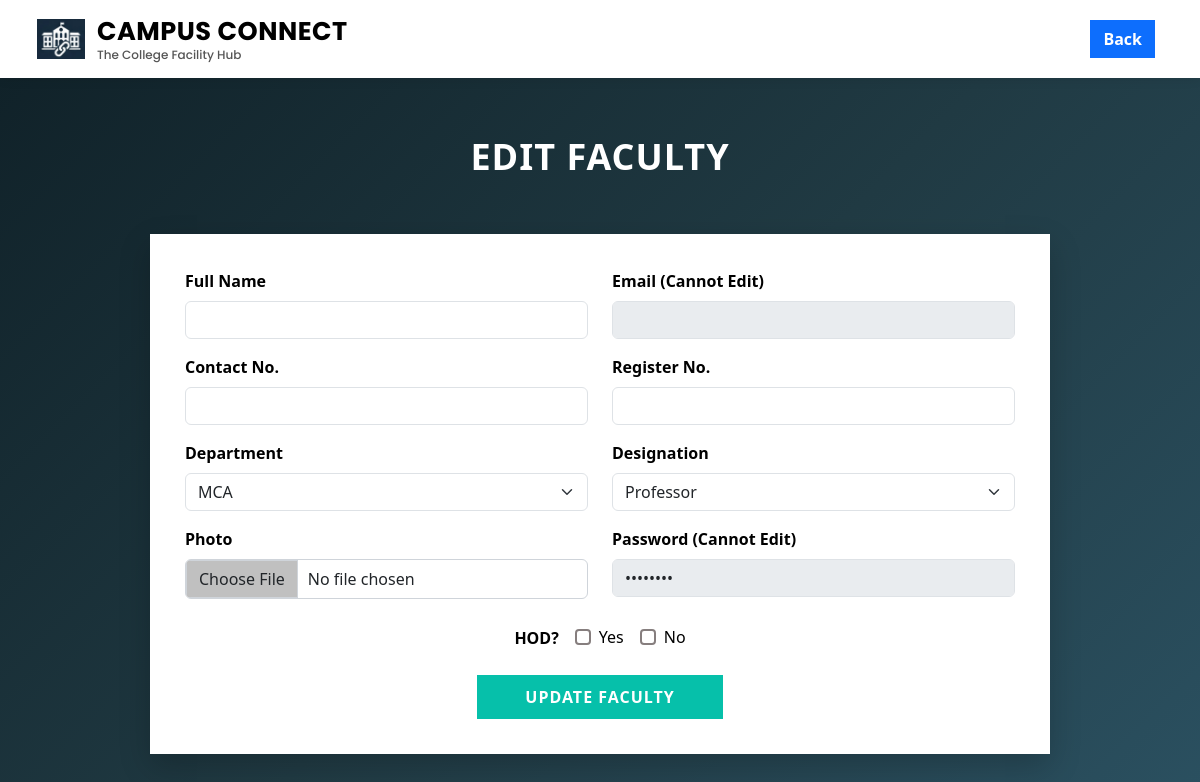
Page /admin/edit_faculty/36 (signed in) on the earlier database version.
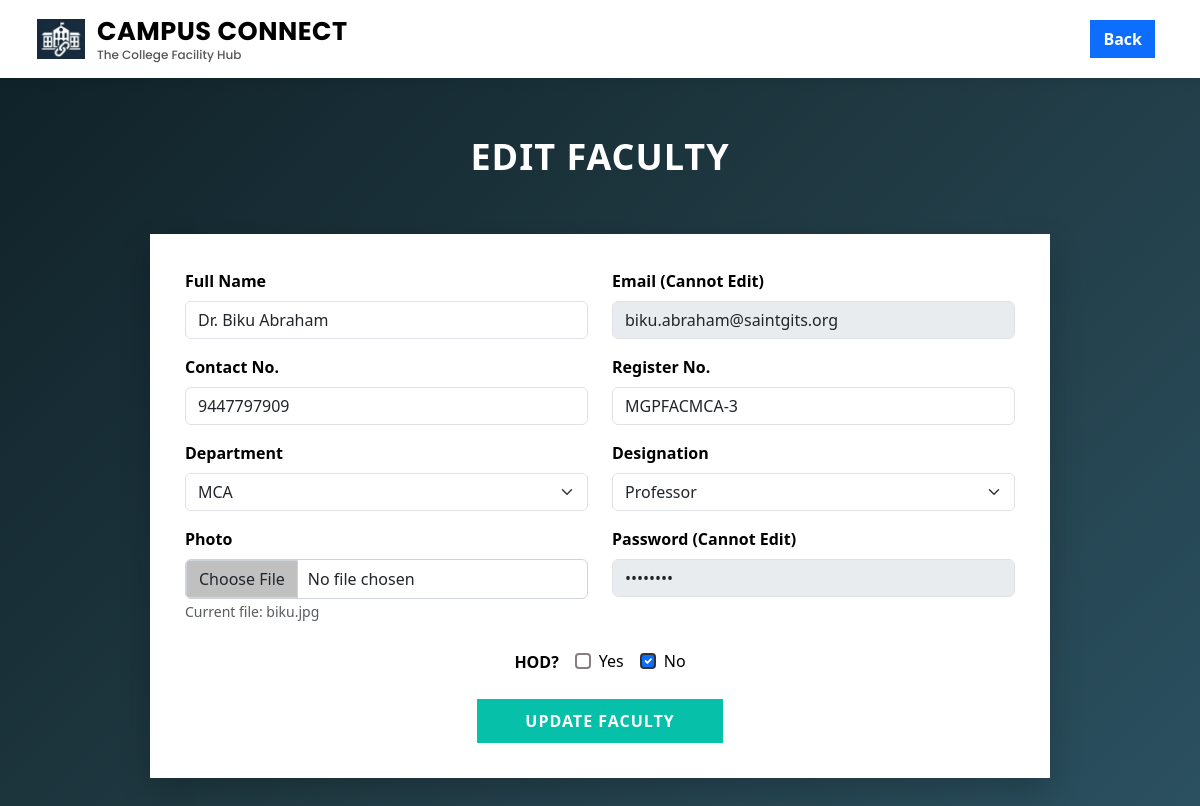
Same page on the later database version.
### tables this page shows
CREATE TABLE faculties (
        faculty_id INTEGER PRIMARY KEY AUTOINCREMENT,
        user_id INTEGER UNIQUE,
        name TEXT,
        contact TEXT,
        register_no TEXT,
        department TEXT,
        designation TEXT,
        photo TEXT,
        isHOD TEXT,
        FOREIGN KEY(user_id) REFERENCES users(user_id) ON DELETE CASCADE
    );

CREATE TABLE users (
        user_id INTEGER PRIMARY KEY AUTOINCREMENT,
        email TEXT UNIQUE NOT NULL,
        password TEXT NOT NULL,
        role TEXT NOT NULL
    );

### app.py (the view, shortened to what this page needs)
@app.route('/admin/edit_faculty/<int:id>', methods=['GET', 'POST'])
def admin_edit_faculty(id):
    if 'user_id' not in session or session['role'] != 'admin':
        return redirect('/login')
    conn = get_connection()
    cursor = conn.cursor()
    cursor.execute("""
        SELECT f.*, u.email, u.password
        FROM faculties f
        JOIN users u ON f.user_id = u.user_id
        WHERE f.faculty_id=?
    """, (id,))
    faculty = cursor.fetchone()
    conn.close()
    return render_template("admin_edit_faculty.html", faculty=faculty)

### app.py (called while the page is built)
def get_connection():
    conn = sqlite3.connect("campus_connect.db")
    conn.row_factory = sqlite3.Row
    conn.execute("PRAGMA foreign_keys = ON")  # 🔥 ensure cascade always works
    return conn

### templates/admin_edit_faculty.html (shortened to what the changed rows need)
<!DOCTYPE html>
<html lang="en">
<head>
    <link href="https://cdn.jsdelivr.net/npm/bootstrap@5.3.2/dist/css/bootstrap.min.css" rel="stylesheet">
    <link rel="stylesheet" href="{{ url_for('static', filename='css/style.css') }}">
</head>
<body>
<div class="container d-flex justify-content-center">
    <div class="register-box">
        <form method="POST" enctype="multipart/form-data">
            <div class="row">
                <div class="col-md-6 mb-3">
                    <label class="form-label fw-semibold">Full Name</label>
                    <input type="text" name="full_name" class="form-control"
                           value="{{ faculty.name }}" required>
                </div>
                <div class="col-md-6 mb-3">
                    <label class="form-label fw-semibold">Email (Cannot Edit)</label>
                    <input type="email" class="form-control"
                           value="{{ faculty.email }}" disabled>
                </div>
                <div class="col-md-6 mb-3">
                    <label class="form-label fw-semibold">Contact No.</label>
                    <input type="tel" name="contact" class="form-control"
                           value="{{ faculty.contact }}" pattern="[0-9]{10}" required>
                </div>
                <div class="col-md-6 mb-3">
                    <label class="form-label fw-semibold">Register No.</label>
                    <input type="text" name="register_no" class="form-control"
                           value="{{ faculty.register_no }}" required>
                </div>
                <div class="col-md-6 mb-3">
                    <label class="form-label fw-semibold">Department</label>
                    <select name="department" class="form-select" required>
                        <option {% if faculty.department=='MCA' %}selected{% endif %}>MCA</option>
                    </select>
                </div>
                <div class="col-md-6 mb-3">
                    <label class="form-label fw-semibold">Designation</label>
                    <select name="designation" class="form-select" required>
                        <option value="Professor" {% if faculty.designation=="Professor" %}selected{% endif %}>Professor</option>
                    </select>
                </div>
                <div class="col-md-6 mb-3">
                    <label class="form-label fw-semibold">Photo</label>
                    <input type="file" name="photo" id="photoInput" class="form-control">
                    {% if faculty.photo %}
                        <small class="text-muted">
                            Current file: <span id="currentPhotoName">{{ faculty.photo }}</span>
                        </small>
                    {% endif %}
                </div>
            </div>
            <div class="text-center hod-section">
                <div class="d-flex justify-content-center align-items-center gap-3">
                    <div class="form-check">
                        <input class="form-check-input hod-check" type="checkbox"
                               name="is_hod" value="Yes" id="hodYes"
                               {% if faculty.isHOD=='Yes' %}checked{% endif %}>
                        <label class="form-check-label" for="hodYes">Yes</label>
                    </div>
                    <div class="form-check">
                        <input class="form-check-input hod-check" type="checkbox"
                               name="is_hod" value="No" id="hodNo"
                               {% if faculty.isHOD=='No' %}checked{% endif %}>
                        <label class="form-check-label" for="hodNo">No</label>
                    </div>
                </div>
            </div>
        </form>
    </div>
</div>
</body>
</html>

Differences in the rows shown:
added faculties: full_name "Dr. Biku Abraham", contact "9447797909", register_no "MGPFACMCA-3", department "MCA", designation "Professor", photo "biku.jpg", isHOD "☑"
added users: email "biku.abraham@saintgits.org"
Other differences:
form field department: "MCA" → (not shown)
form field designation: "Professor" → (not shown)
form field is_hod: "☐" → (not shown)
text now shown: "Current file:"
